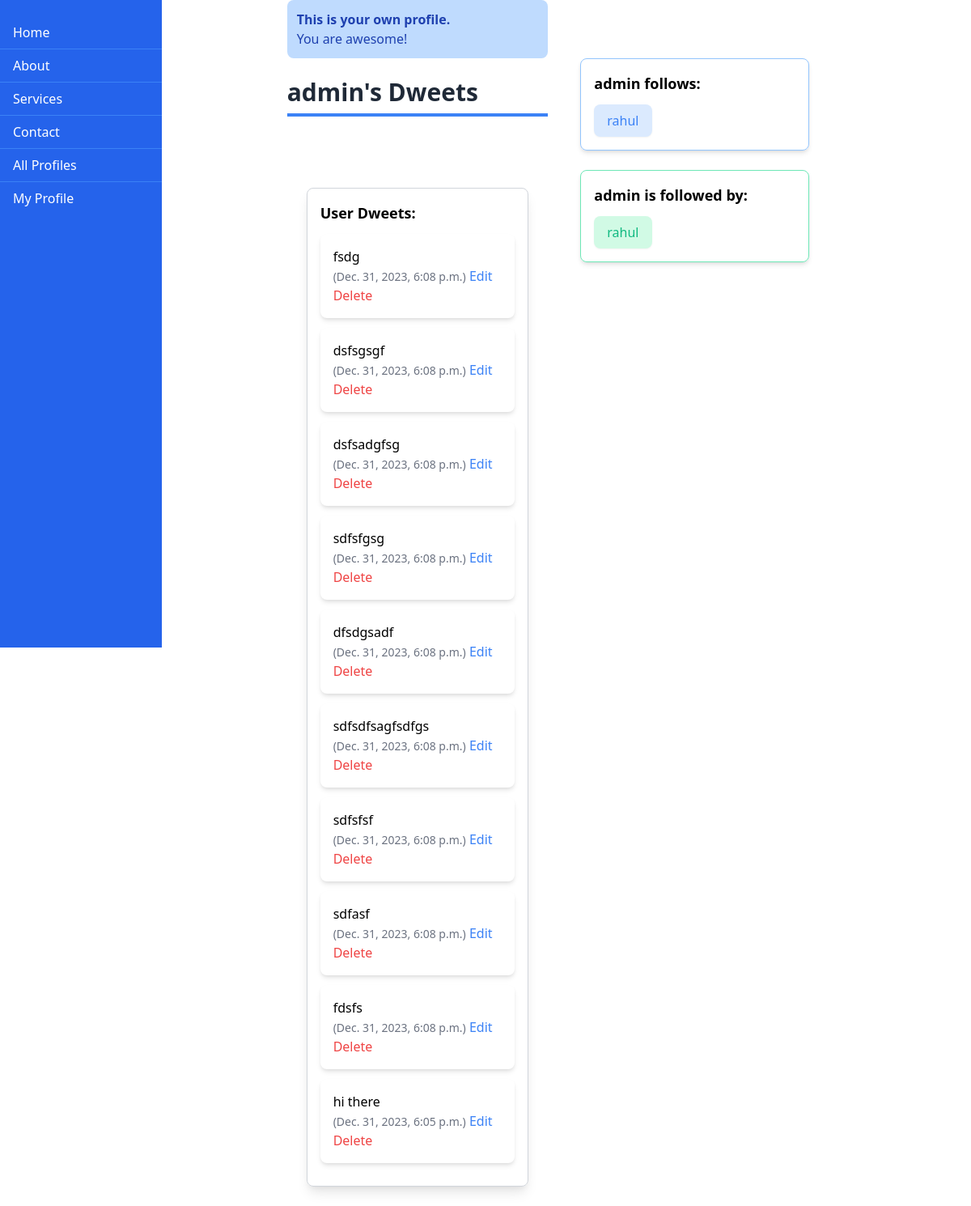
/profile/1/ (signed in), run on the app's committed database.
### dwitter/models.py (models this page shows, shortened)
class Profile(models.Model):
    user = models.OneToOneField(User, on_delete=models.CASCADE)
    follows = models.ManyToManyField(
        "self",
        related_name="followed_by",
        symmetrical=False,
        blank=True,
    )
    def __str__(self):
        return self.user.username

class Dweet(models.Model):
    user = models.ForeignKey(
        User, related_name="dweets", on_delete=models.CASCADE
    )
    body = models.CharField(max_length=140)
    created_at = models.DateTimeField(auto_now_add=True)

### dwitter/views.py (the view, shortened to what this page needs)
# urls.py: path("profile/<int:pk>/", profile, name="profile"),
@login_required(login_url='dwitter:login')
def profile(request, pk):
    print(pk, request.user.pk)
    if not hasattr(request.user, 'profile'):
        missing_profile = Profile(user=request.user.profile)
        missing_profile.save()
    profile = Profile.objects.get(pk=pk)
    my_dweets = Dweet.objects.filter(
        user = profile.user
    ).order_by("-created_at")
    return render(request, "dwitter/profile.html", {"profile" : profile, "dweets" : my_dweets})

### dwitter/templates/dwitter/profile.html (shortened to what this page needs)
{% extends 'base.html' %}
{% block content %}
<div class="grid grid-cols-3 gap-4">
    <div class="flex justify-between">
        <div class="bg-blue-600 text-white h-screen w-1/6 fixed top-0 left-0 overflow-y-auto pt-5">
            <a href="{% url 'dwitter:dashboard' %}" class="block py-2 px-4 hover:bg-blue-500 border-b border-blue-500">Home</a>
            <a href="#about" class="block py-2 px-4 hover:bg-blue-500 border-b border-blue-500">About</a>
            <a href="#services" class="block py-2 px-4 hover:bg-blue-500 border-b border-blue-500">Services</a>
            <a href="#contact" class="block py-2 px-4 hover:bg-blue-500 border-b border-blue-500">Contact</a>
            <a href="{% url 'dwitter:profile_list' %}" class="block py-2 px-4 hover:bg-blue-500 border-b border-blue-500">All Profiles</a>
            <a href="{% url 'dwitter:profile' request.user.profile.id %}" class="block py-2 px-4 hover:bg-blue-500">My Profile</a>
        </div>
    </div>
    <div class="flex-1 ml-2">
        <form method="post">
            <div class="mb-3">
                {% if profile != user.profile %}
                    {% if profile in user.profile.follows.all %}
                        <button name="follow" value="unfollow" class="bg-red-500 text-white py-2 px-4 rounded-lg">Unfollow</button>
                        <button class="mr-2 bg-gray-500 text-white py-2 px-4 rounded-lg">Follow</button>
                    {% else %}
                        <button name="follow" value="follow" class="bg-green-500 text-white py-2 px-4 rounded-lg">Follow</button>
                        <button class="ml-2 bg-gray-500 text-white py-2 px-4 rounded-lg">Unfollow</button>
                    {% endif %}
                {% else %}
                    <div class="bg-blue-200 text-blue-800 rounded-lg p-3">
                        <p class="font-bold">This is your own profile.</p>
                        <p>You are awesome!</p>
                    </div>
                {% endif %}
            </div>
        </form>
        <h1 class="text-3xl font-semibold text-gray-800 border-b-4 border-blue-500 py-2 mb-6">{{ profile.user.username }}'s Dweets</h1>
        <div class="mt-8 p-6">
            <div class="mt-8 border border-gray-300 rounded-lg shadow-lg p-4">
                <h3 class="text-lg font-semibold mb-3">User Dweets:</h3>
                {% for dweet in dweets %}
                    <div class="mb-3 bg-white rounded-lg shadow-md p-4">
                        <p>{{ dweet.body }}</p>
                        <span class="text-sm text-gray-500">({{ dweet.created_at }})</span>
                        {% if user.is_authenticated and dweet.user == user %}
                            <a href="{% url 'dwitter:edit_dweet' dweet.id %}" class="text-blue-500 mr-2">Edit</a>
                            <a href="{% url 'dwitter:delete_dweet' dweet.id %}" class="text-red-500">Delete</a>
                        {% endif %}
                    </div>
                {% endfor %}
            </div>
        </div>
    </div>
    <div class="mt-8 p-6">
        <div class="mt-4 border border-blue-300 rounded-lg shadow-md p-4">
            <h3 class="text-lg font-semibold mb-3">{{ profile.user.username }} follows:</h3>
            <ul class="grid grid-cols-2 gap-4">
                {% for following in profile.follows.all %}
                    {% if following != profile %}
                        <li>
                            <a href="{% url 'dwitter:profile' following.id %}" class="inline-block py-2 px-4 bg-blue-100 hover:bg-blue-200 rounded-lg shadow-sm transition duration-300">
                                <span class="text-blue-500">{{ following }}</span>
                            </a>
                        </li>
                    {% endif %}
                {% endfor %}
            </ul>
        </div>
        <div class="mt-6 border border-green-300 rounded-lg shadow-md p-4">
            <h3 class="text-lg font-semibold mb-3">{{ profile.user.username }} is followed by:</h3>
            <ul class="grid grid-cols-2 gap-4">
                {% for follower in profile.followed_by.all %}
                    {% if follower != profile %}
                        <li>
                            <a href="{% url 'dwitter:profile' follower.id %}" class="inline-block py-2 px-4 bg-green-100 hover:bg-green-200 rounded-lg shadow-sm transition duration-300">
                                <span class="text-green-500">{{ follower }}</span>
                            </a>
                        </li>
                    {% endif %}
                {% endfor %}
            </ul>
        </div>
    </div>
</div>
{% endblock content %}

### dwitter/templates/base.html (style rules this page uses)
body, html { margin: 0; padding: 0; }

### data on the page
Profile: user.username "admin"
Dweet: body "fsdg", created_at "Dec. 31, 2023, 6:08 p.m.", shows "Edit"
Dweet: body "dsfsgsgf", created_at "Dec. 31, 2023, 6:08 p.m.", shows "Edit"
Dweet: body "dsfsadgfsg", created_at "Dec. 31, 2023, 6:08 p.m.", shows "Edit"
Dweet: body "sdfsfgsg", created_at "Dec. 31, 2023, 6:08 p.m.", shows "Edit"
Dweet: body "dfsdgsadf", created_at "Dec. 31, 2023, 6:08 p.m.", shows "Edit"
Dweet: body "sdfsdfsagfsdfgs", created_at "Dec. 31, 2023, 6:08 p.m.", shows "Edit"
Dweet: body "sdfsfsf", created_at "Dec. 31, 2023, 6:08 p.m.", shows "Edit"
Dweet: body "sdfasf", created_at "Dec. 31, 2023, 6:08 p.m.", shows "Edit"
Dweet: body "fdsfs", created_at "Dec. 31, 2023, 6:08 p.m.", shows "Edit"
Dweet: body "hi there", created_at "Dec. 31, 2023, 6:05 p.m.", shows "Edit"
Profile: user.username "rahul"
